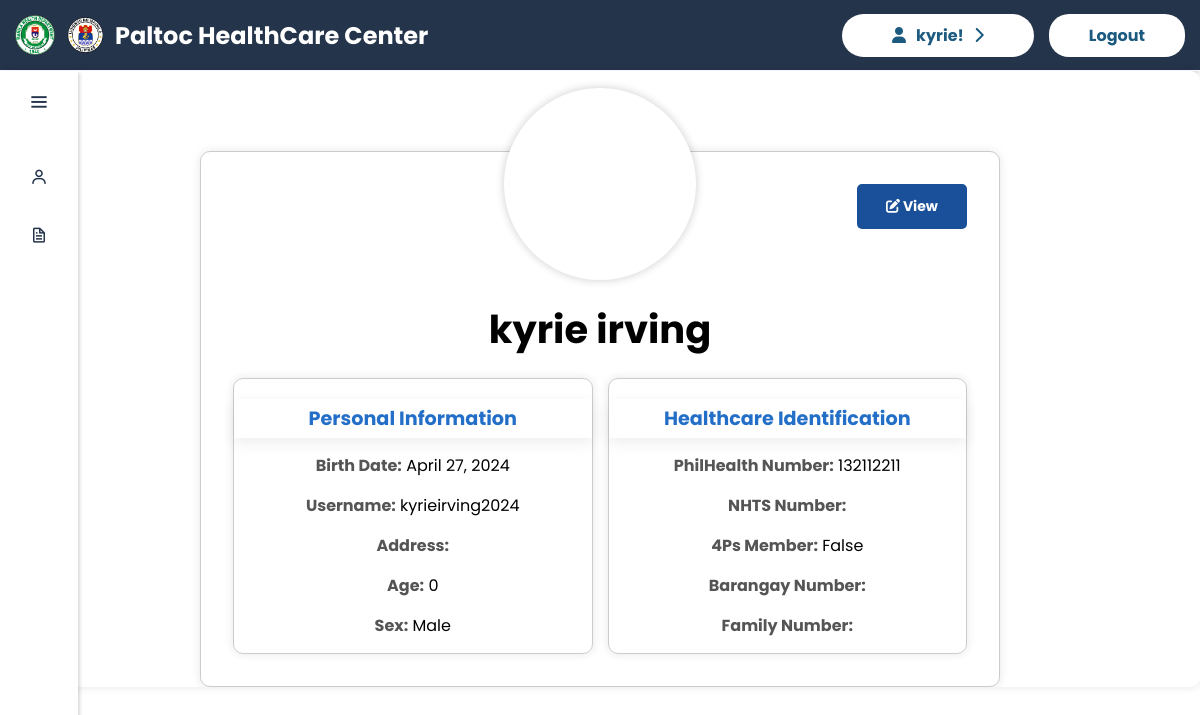
The page /userdashboard/ (signed in) on the database its author committed.
### base/models.py (models this page shows, shortened)
class User(AbstractUser):
    username = models.CharField(unique=True, max_length=200)
    first_name = models.CharField(max_length=255)
    middle_name = models.CharField(max_length=255, blank=True, default='')
    last_name = models.CharField(max_length=255, default='')
    birth_date = models.DateField()
    REQUIRED_FIELDS = []

class UserProfile(models.Model):
    user = models.ForeignKey(User, on_delete=models.CASCADE)
    age = models.IntegerField(blank=True, null=True)
    sex = models.CharField(max_length=6, choices=[('Male', 'Male'), ('Female', 'Female')])
    CIVIL_STATUS_CHOICES = [
        ('Married', 'Married'),
        ('Single', 'Single'),
        ('Divorced', 'Divorced'),
        ('Widowed', 'Widowed'),
    ]
    civil_status = models.CharField(max_length=50, choices=CIVIL_STATUS_CHOICES, blank=True, default='')
    religion = models.CharField(max_length=50, blank=True, default='')
    address = models.CharField(max_length=100, blank=True, default='')
    educational_attainment = models.CharField(max_length=100, blank=True, default='')
    occupation = models.CharField(max_length=100, blank=True, default='')

class EconomicNumbers(models.Model):
    user = models.ForeignKey(User, on_delete=models.CASCADE)
    philhealth_num = models.CharField(max_length=15, blank=True)
    nhts_num = models.CharField(max_length=50, blank=True)
    patient_4ps_member = models.BooleanField(default=False)
    brgy_num = models.CharField(max_length=30, blank=True)
    family_num = models.CharField(max_length=50, blank=True)

### base/views.py (the view)
# urls.py: path('userdashboard/', views.user_dashboard, name="user_dashboard"),
@login_required(login_url='home')
def user_dashboard(request):
    user = User.objects.get(id=request.user.id)
    user_profile = UserProfile.objects.filter(user=user).last()
    economic_numbers = EconomicNumbers.objects.filter(user=user).last()
    context = {
        'user': user,
        'user_profile': user_profile,
        'economic_numbers': economic_numbers,
        user: 'user'
    }
    return render(request, 'base/user_dashboard.html', context)

### base/templates/base/user_dashboard.html (shortened to what this page needs)
{% extends 'main.html' %}
{% block content %}
{% load static %}
    <link rel="stylesheet"  href="{% static 'styles/patient/user_dashboard.css' %}">
<body>
	<div class="sidebar">
		<div class="logo-details">
			<i class='bx bx-menu' id="btn"></i>
		</div>
		<ul class="nav-list">
			<li>
				<a href="#" data-page-url="{% url 'patient_profile' %}">
					<i class='bx bx-user'></i>
				</a>
			</li>
			<li>
				<a href="#" data-page-url="{% url 'patient_record' %}">
					<i class='bx bx-file'></i>
				</a>
			</li>
		</ul>
	</div>
	<div id="pageContent">
		{% include 'base/patient-section/patient_profile.html' %}
	</div>
{% endblock %}

### templates/navbar.html (shortened to what this page needs)
{% load static %}
<link rel="stylesheet"  href="{% static 'styles/navbar.css' %}">
<nav class="navbar">
  <div class="navbar-brand">
      <img src="{% static 'images/mhd.png' %}" alt="Logo 1">
      <img src="{% static 'images/maynila.png' %}" alt="Logo 2">
      <h1>Paltoc HealthCare Center</h1>
  </div>
  {% if request.user.is_authenticated %}
  <ul class="navbar-nav">
    {% if request.user.is_staff %}
      <li class="nav-item"><a class="nav-link user" href="{% url 'staff_dashboard' %}"><i class="fa-solid fa-user"></i>{{ request.user.first_name }}!<i class="fa-solid fa-chevron-right"></i></a></li>
    {% else %}
      <li class="nav-item"><a class="nav-link user" href="{% url 'user_dashboard' %}"><i class="fa-solid fa-user"></i>{{ request.user.first_name }}!<i class="fa-solid fa-chevron-right"></i></a></li>
    {% endif %}
    <li class="nav-item"><a class="nav-link logout" href="{% url 'logout' %}">Logout</a></li>
  </ul>
</nav>
{% else %}
  <ul class="navbar-nav">
    <li class="nav-item"><a class="nav-link login" href="{% url 'login' %}">Login</a></li>
    <li class="nav-item"><a class="nav-link register" href="{% url 'register' %}">Register</a></li>
  </ul>
</nav>
{% endif %}
</body>

### base/templates/base/patient-section/patient_profile.html (shortened to what this page needs)
{% include 'sections.html' %}
{% block content %}
{% load static %}
<link rel="stylesheet"  href="{% static 'styles/patient/patient_profile_.css' %}">
<body>
    <div class="profile-page">
        <div class="content">
            <div class="content__cover">
                <div class="content__avatar"></div>
            </div>
            <a href="{% url 'patient_record' %}" class="edit-profile" target="_blank">
                <i class="fa-solid fa-pen-to-square"></i>
                <span>View</span>
            </a>
        <div class="content__title">
            <h1>{{ user.first_name }} {{ user.last_name }}</h1>
        </div>
        <div class="profile-info">
            <div class="personal-info">
                <h2>Personal Information</h2>
                <div class="info-item">
                    <label>Birth Date:</label>
                    <span id="birth-date">{{ user.birth_date }}</span>
                </div>
                <div class="info-item">
                    <label>Username:</label>
                    <span id="username">{{ user.username }}</span>
                </div>
                    <div class="info-item">
                        <label>Address:</label>
                    </div>
                    <div class="info-item">
                        <label>Age:</label>
                        <span id="age">{{ user_profile.age }}</span>
                    </div>
                    <div class="info-item">
                        <label>Sex:</label>
                        <span id="sex">{{ user_profile.sex }}</span>
                    </div>
            </div>
            <div class="medical-info">
                <h2>Healthcare Identification</h2>
                    <div class="info-item">
                        <label>PhilHealth Number:</label>
                        <span id="philhealth">{{ economic_numbers.philhealth_num }}</span>
                    </div>
                    <div class="info-item">
                        <label>NHTS Number:</label>
                    </div>
                    <div class="info-item">
                        <label>4Ps Member:</label>
                        <span id="4ps-member">{{ economic_numbers.patient_4ps_member }}</span>
                    </div>
                    <div class="info-item">
                        <label>Barangay Number:</label>
                    </div>
                    <div class="info-item">
                        <label>Family Number:</label>
                    </div>
            </div>
        </div>
    </div>
</body>
{% endblock %}

### static/styles/navbar.css (style rules this page uses)
.navbar { background-color: #24344B; padding: 15px; display: flex; justify-content: space-between; align-items: center; box-shadow: 0 2px 4px rgba(0, 0, 0, 0.1); border-bottom: 1px solid white; font-family: 'Poppins', sans-serif; }
.navbar-brand { display: flex; align-items: center; color: #fff; margin-right: 20px; }
.navbar-brand img { width: 40px; height: 40px; margin-right: 10px; }
.navbar-nav { display: flex; list-style: none; margin: 0; padding: 0; }
.nav-item { margin-left: 5px; }
.nav-link { text-decoration: none; color: #1c5a7f; font-weight: bolder; padding: 10px 10px; border-radius: 5px; }
.nav-link.user { background-color: #fff; border-color: #1c5a7f; border-radius: 50px; }
.nav-link.logout { background-color: #fff; border-color: #24344B; border-radius: 50px; }
.navbar-nav i { padding-left: 10px; padding-right: 10px; }

### static/styles/patient/user_dashboard.css (style rules this page uses)
* { padding: 0; margin: 0; box-sizing: border-box; }
body { font-family: 'Poppins', sans-serif; overflow: hidden; }
.navbar { background-color: #24344B; padding: 15px; display: flex; justify-content: space-between; align-items: center; box-shadow: 0 2px 4px rgba(0, 0, 0, 0.1); border-bottom: 1px solid white; }
.navbar-brand { display: flex; align-items: center; color: #fff; margin-right: 20px; }
.navbar-brand img { width: 40px; height: 40px; margin-right: 10px; }
.navbar-nav { list-style: none; display: flex; }
.nav-item { margin-left: 15px; }
.nav-link { text-decoration: none; color: #1c5a7f; font-weight: bold; padding: 10px 40px; border-radius: 5px; }
.nav-link.logout { background-color: #fff; border-color: #24344B; border-radius: 20px; }
.navbar-nav i { padding-left: 10px; padding-right: 10px; }
.sidebar { position: fixed; left: 0; height: 100%; width: 78px; background: #fff; padding: 1px 14px; z-index: 99; transition: all 0.5s ease; box-shadow: rgba(0, 0, 0, 0.15) 2.4px 2.4px 3.2px; }
.sidebar .logo-details { height: 60px; display: flex; align-items: center; position: relative; }
.sidebar .logo-details #btn { position: absolute; top: 50%; right: 0; transform: translateY(-50%); font-size: 22px; transition: all 0.4s ease; font-size: 23px; text-align: center; cursor: pointer; transition: all 0.5s ease; }
.sidebar i { color: #24344B; height: 60px; min-width: 50px; font-size: 28px; text-align: center; line-height: 60px; }
.sidebar .nav-list { margin-top: 20px; height: 100%; }
.sidebar li { position: relative; margin: 8px 0; list-style: none; }
.sidebar li a { display: flex; height: 100%; width: 100%; border-radius: 12px; align-items: center; text-decoration: none; transition: all 0.4s ease; background: #fff; }
.sidebar li i { height: 50px; line-height: 50px; font-size: 18px; border-radius: 12px; }

### static/styles/patient/patient_profile_.css (style rules this page uses)
body { font-family: 'Poppins', sans-serif; text-align: center; background-color: #ffff; }
.profile-page { overflow-y: auto; max-height: calc(100vh - 15px - 78px); padding-top: 5rem; background-color: #ffff; border-radius: 10px; box-shadow: 0 0 10px rgba(0, 0, 0, 0.1); }
.profile-page a { text-decoration: none; }
.edit-profile { font-size: 14px; background-color: #1A4F99; color: #FFFFFF; padding: 12px 20px; border-radius: 5px; border: none; cursor: pointer; font-weight: bold; margin-left: 85%; }
.profile-page .content { display: flex; flex-direction: column; max-width: 800px; width: 100%; position: relative; z-index: 2; margin: auto; padding: 2rem; background: #fff; border: 1px solid #ccc; border-radius: 10px; box-shadow: 0 0 10px rgba(0, 0, 0, 0.1); }
.profile-page .content__cover { position: relative; }
.profile-page .content__avatar { width: 12rem; height: 12rem; position: absolute; bottom: 0; left: 50%; z-index: 2; transform: translate(-50%, 50%); background: #ffff url("https://www.pngall.com/wp-content/uploads/5/User-Profile-PNG-Image.png") center center no-repeat; background-size: cover; border-radius: 50%; box-shadow: 0 0 10px rgba(0, 0, 0, 0.1), 0 0 10px rgba(0, 0, 0, 0.1); }
.profile-page .content__title { margin-top: 4.5rem; text-align: center; }
.profile-page .content__title h1 { font-size: 2.4rem; }
.profile-info { margin-top: 20px; display: grid; grid-template-columns: repeat(auto-fit, minmax(200px, 1fr)); gap: 15px; }
.profile-info h2 { margin-bottom: 10px; padding: 5px; font-size: 1.2rem; color: #236FC8; box-shadow: 0 5px 15px rgba(0,0,0,0.07); }
.info-item { margin: 15px; text-align: center; }
.personal-info, .medical-info { border: 1px solid #ccc; border-radius: 10px; box-shadow: 0 0 10px rgba(0, 0, 0, 0.1); padding-top: 20px; }
label { font-weight: bold; color: #555; }

### rows shown on the page
User: user.first_name "kyrie", first_name "kyrie", last_name "irving", birth_date "April 27, 2024", username "kyrieirving2024"
UserProfile: age "0", sex "Male"
EconomicNumbers: philhealth_num "132112211", patient_4ps_member "False"
